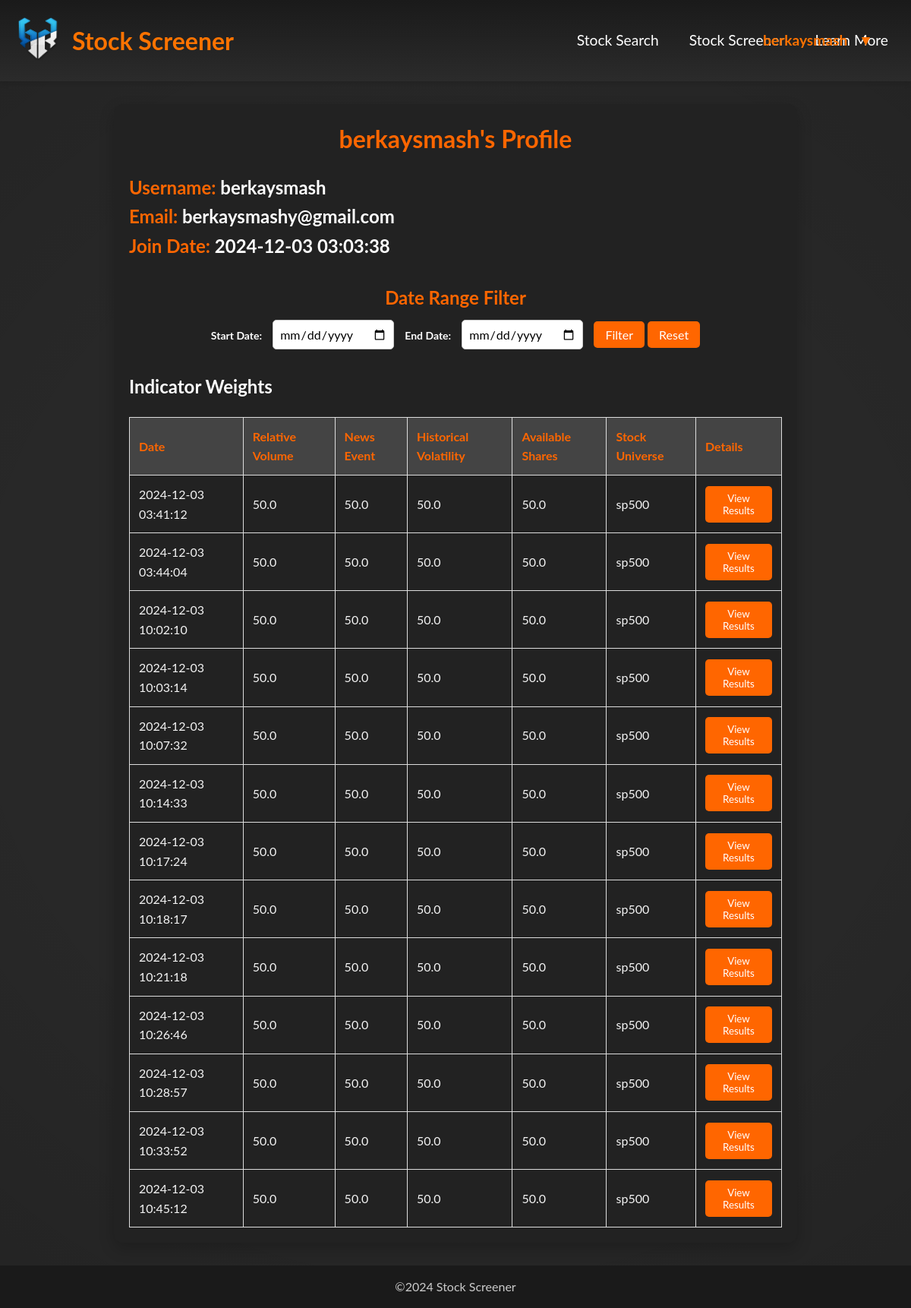
Page /history/ (signed in) on the committed database.
### tables this page shows
CREATE TABLE user (
        id INTEGER PRIMARY KEY AUTOINCREMENT,
        username TEXT NOT NULL UNIQUE,
        email TEXT NOT NULL UNIQUE,
        password TEXT NOT NULL,
        created_at TIMESTAMP DEFAULT CURRENT_TIMESTAMP,
        is_verified INTEGER DEFAULT 0
    );

CREATE TABLE indicator_weights (
        id INTEGER PRIMARY KEY AUTOINCREMENT,
        user_id INTEGER,
        relative_volume REAL,
        news_event REAL,
        price_movement REAL,
        historical_volatility REAL,
        available_shares REAL,
        stock_universe TEXT,
        created_at TIMESTAMP DEFAULT CURRENT_TIMESTAMP,
        FOREIGN KEY(user_id) REFERENCES user(id)
    );

### app.py (the view)
@app.route('/history/')
def history():
    if 'user_id' not in session:
        return "Unauthorized", 403  # Prevent access if not logged in
    data = history_controller.history(session['user_id'])
    return render_template('history.html', user=data['user'], weights_with_results=data['weights_with_results'])

### app.py (called while the page is built)
@app.before_request
def require_login():
    return auth_controller.require_login()

@app.context_processor
def inject_user():
    return auth_controller.inject_user()

### controllers/auth_controller.py (called while the page is built)
    def get_db_connection(self):
        if current_app.config['TESTING']:
            conn = sqlite3.connect(':memory:')
        else:
            conn = sqlite3.connect('database/database.db')
        conn.row_factory = sqlite3.Row
        return conn

    def require_login(self):
        allowed_routes = ['login', 'register', 'forgot_password_method', 'validate_reset_otp_method',
                          'reset_password_method']
        if 'logged_in' not in session and request.endpoint not in allowed_routes:
            return redirect(url_for('login'))

    def inject_user(self):
        if 'user_id' in session:
            conn = self.get_db_connection()
            conn.execute('''CREATE TABLE IF NOT EXISTS user (
                                id INTEGER PRIMARY KEY AUTOINCREMENT,
                                username TEXT NOT NULL,
                                email TEXT NOT NULL,
                                password TEXT NOT NULL
                            )''')
            user = conn.execute('SELECT * FROM user WHERE id = ?', (session['user_id'],)).fetchone()
            conn.close()
            return {'user': dict(user) if user else None}
        return {'user': None}

### controllers/history_controller.py (called while the page is built)
    def get_db_connection(self):
        conn = sqlite3.connect('database/database.db')
        conn.row_factory = sqlite3.Row
        return conn

    def history(self, user_id):
        conn = self.get_db_connection()
        user_data = conn.execute('SELECT * FROM user WHERE id = ?', (user_id,)).fetchone()
        user_data = dict(user_data) if user_data else {}
        weights_data = conn.execute('SELECT * FROM indicator_weights WHERE user_id = ?', (user_id,)).fetchall()
        weights_with_results = []
        for weight in weights_data:
            weight_dict = dict(weight)
            results_data = conn.execute(
                'SELECT * FROM indicator_results WHERE weight_id = ? ORDER BY created_at DESC',
                (weight['id'],)
            ).fetchall()
            results_dict = [dict(result) for result in results_data]
            weights_with_results.append({'weight': weight_dict, 'results': results_dict})
        conn.close()
        return {'user': user_data, 'weights_with_results': weights_with_results}

### templates/history.html (shortened to what this page needs)
<!doctype html>
<html lang="en">
<head>
    <link rel="stylesheet" href="{{ url_for('static', filename='global.css') }}">
    <link rel="stylesheet" href="{{ url_for('static', filename='history.css') }}">
</head>
<body>
<header>
        <nav class="navbar">
            <div class="logo-container">
                <a href="{{ url_for('stock_search') }}"><img src="{{ url_for('static', filename='image/logo.png') }}" alt="Logo" class="logo"></a>
                <a href="{{ url_for('stock_search') }}" class="nav-title">Stock Screener</a>
            </div>
            <div class="menu-container">
                <a href="{{ url_for('stock_search') }}" class="menu-item">Stock Search</a>
                <a href="{{ url_for('index') }}" class="menu-item">Stock Screener</a>
                <a href="{{ url_for('learn_more') }}" class="menu-item">Learn More</a>
            </div>
            {% include 'partials/logout.html' %}
        </nav>
    </header>
    <div class="container">
        <h1>{{ user['username'] }}'s Profile</h1>
        <h2><strong>Username:</strong> {{ user['username'] }}</h2>
        <h2><strong>Email:</strong> {{ user.email }}</h2>
        <h2><strong>Join Date:</strong> {{ user.created_at }}</h2>
        <div class="date-range-filter">
            <h2>Date Range Filter</h2>
            <form method="GET" action="/history_filter" id="date-filter-form">
                <label for="start-date">Start Date:</label>
                <input type="date" id="start-date" name="start_date" required>
                <label for="end-date">End Date:</label>
                <input type="date" id="end-date" name="end_date" required>
                <button type="submit">Filter</button>
                <button type="button" onclick="resetFilter()">Reset</button>
            </form>
        </div>
        <h2>Indicator Weights</h2>
        <table>
            <thead>
                <tr>
                    <th>Date</th>
                    <th>Relative Volume</th>
                    <th>News Event</th>
                    <th>Historical Volatility</th>
                    <th>Available Shares</th>
                    <th>Stock Universe</th>
                    <th>Details</th>
                </tr>
            </thead>
            <tbody>
                {% for item in weights_with_results %}
                <tr>
                    <td>{{ item.weight['created_at'] }}</td>
                    <td>{{ item.weight['relative_volume'] }}</td>
                    <td>{{ item.weight['news_event'] }}</td>
                    <td>{{ item.weight['historical_volatility'] }}</td>
                    <td>{{ item.weight['available_shares'] }}</td>
                    <td>{{ item.weight['stock_universe'] }}</td>
                    <td>
                        <button onclick="showPopup({{ loop.index0 }})">View Results</button>
                    </td>
                </tr>
                {% endfor %}
            </tbody>
        </table>
    </div>
      <footer>
        <div class="footer-social">
            <span>©2024 Stock Screener</span>
        </div>
    </footer>
</body>
</html>

### templates/partials/logout.html (shortened to what this page needs)
    {% if user %}
    <div class="logout-container">
        <div class="user-dropdown">
            <span>{{ user['username'] }}</span>
            <span class="dropdown-icon">▼</span>
        </div>
    </div>
    {% else %}
    <div class="logout-container">
        <a href="/login" class="login-link" style="color: #ff7300; text-decoration: none; font-weight: bold;">Login</a>
    </div>
    {% endif %}

### static/global.css (style rules this page uses)
* { margin: 0; padding: 0; box-sizing: border-box; font-family: "Lato", sans-serif; }
html, body { min-height: 100vh; margin: 0; background-color: #1e1e1e; color: #f4f4f4; line-height: 1.6; display: flex; flex-direction: column; }
body { background-color: #2c2c2c; background-image: radial-gradient(circle, rgba(0, 0, 0, 0.1), rgba(0, 0, 0, 0.1) 60%, rgba(0, 0, 0, 0.2)); }
a { color: #ff7300; text-decoration: none; transition: color 0.3s ease; }
header { background: linear-gradient(to bottom, #1a1a1a, #2b2b2b); box-shadow: 0 4px 6px rgba(0, 0, 0, 0.1); padding: 20px 0; }
.navbar { display: flex; justify-content: space-between; align-items: center; max-width: 1200px; margin: 0 auto; padding: 0 20px; }
.logo-container { display: flex; align-items: center; }
.logo { width: 60px; height: auto; margin-right: 15px; }
.nav-title { color: #ff7300; font-size: 32px; font-weight: 700; }
.logout-container { position: absolute; right: 40px; display: flex; align-items: center; font-size: 1em; color: #333; z-index: 10; }
.user-dropdown { position: relative; display: inline-block; color: #ff7300; cursor: pointer; font-size: 1.2em; font-weight: bold; }
.user-dropdown span { margin-right: 10px; }
.dropdown-icon { font-size: 1em; transform: rotate(0deg); transition: transform 0.3s ease; }
table { width: 100%; border-collapse: collapse; }
table, th, td { border: 1px solid #444; }
th { background-color: #333; color: #ff9800; padding: 10px; }
td { padding: 10px; text-align: left; }
footer { background-color: #1a1a1a; color: #ccc; text-align: center; padding: 15px 0; margin-top: auto; }
.menu-container { display: flex; gap: 20px; }
.menu-container a { font-size: 1.2em; }
.menu-item { color: #ffffff; font-size: 16px; text-decoration: none; padding: 10px; transition: color 0.3s ease; }

### static/history.css (style rules this page uses)
.container { max-width: 900px; margin: 30px auto; padding: 20px; background-color: #222; border-radius: 12px; box-shadow: 0 8px 20px rgba(0, 0, 0, 0.2); }
h1 { color: #ff6600; text-align: center; margin-bottom: 20px; }
h2 { color: #fff; }
h2 strong { color: #ff6600; }
.date-range-filter { text-align: center; margin: 30px 0; }
.date-range-filter h2 { margin: 0; font-size: 24px; color: #ff6600; }
.date-range-filter form { margin-top: 10px; }
.date-range-filter label { color: #fff; font-weight: bold; font-size: 14px; }
.date-range-filter input[type="date"] { padding: 8px; font-size: 16px; margin: 0 10px; border-radius: 5px; border: 1px solid #ccc; }
.date-range-filter button { padding: 8px 15px; font-size: 16px; background-color: #ff6600; color: white; border: none; border-radius: 5px; cursor: pointer; transition: background-color 0.3s; }
table { width: 100%; border-collapse: collapse; margin-top: 20px; }
table, th, td { border: 1px solid #ddd; }
th, td { text-align: left; padding: 12px; }
th { background-color: #444; color: #ff6600; }
button { background-color: #ff6600; color: white; padding: 8px 12px; border: none; border-radius: 5px; cursor: pointer; transition: background-color 0.3s; }

### rows in the picture
user: username "berkaysmash", email "berkaysmashy@gmail.com", created_at "2024-12-03 03:03:38"
indicator_weights: weight.created_at "2024-12-03 03:41:12", weight.relative_volume "50.0", weight.news_event "50.0", weight.historical_volatility "50.0", weight.available_shares "50.0", weight.stock_universe "sp500"
indicator_weights: weight.created_at "2024-12-03 03:44:04", weight.relative_volume "50.0", weight.news_event "50.0", weight.historical_volatility "50.0", weight.available_shares "50.0", weight.stock_universe "sp500"
indicator_weights: weight.created_at "2024-12-03 10:02:10", weight.relative_volume "50.0", weight.news_event "50.0", weight.historical_volatility "50.0", weight.available_shares "50.0", weight.stock_universe "sp500"
indicator_weights: weight.created_at "2024-12-03 10:03:14", weight.relative_volume "50.0", weight.news_event "50.0", weight.historical_volatility "50.0", weight.available_shares "50.0", weight.stock_universe "sp500"
indicator_weights: weight.created_at "2024-12-03 10:07:32", weight.relative_volume "50.0", weight.news_event "50.0", weight.historical_volatility "50.0", weight.available_shares "50.0", weight.stock_universe "sp500"
indicator_weights: weight.created_at "2024-12-03 10:14:33", weight.relative_volume "50.0", weight.news_event "50.0", weight.historical_volatility "50.0", weight.available_shares "50.0", weight.stock_universe "sp500"
indicator_weights: weight.created_at "2024-12-03 10:17:24", weight.relative_volume "50.0", weight.news_event "50.0", weight.historical_volatility "50.0", weight.available_shares "50.0", weight.stock_universe "sp500"
indicator_weights: weight.created_at "2024-12-03 10:18:17", weight.relative_volume "50.0", weight.news_event "50.0", weight.historical_volatility "50.0", weight.available_shares "50.0", weight.stock_universe "sp500"
indicator_weights: weight.created_at "2024-12-03 10:21:18", weight.relative_volume "50.0", weight.news_event "50.0", weight.historical_volatility "50.0", weight.available_shares "50.0", weight.stock_universe "sp500"
indicator_weights: weight.created_at "2024-12-03 10:26:46", weight.relative_volume "50.0", weight.news_event "50.0", weight.historical_volatility "50.0", weight.available_shares "50.0", weight.stock_universe "sp500"
indicator_weights: weight.created_at "2024-12-03 10:28:57", weight.relative_volume "50.0", weight.news_event "50.0", weight.historical_volatility "50.0", weight.available_shares "50.0", weight.stock_universe "sp500"
indicator_weights: weight.created_at "2024-12-03 10:33:52", weight.relative_volume "50.0", weight.news_event "50.0", weight.historical_volatility "50.0", weight.available_shares "50.0", weight.stock_universe "sp500"
indicator_weights: weight.created_at "2024-12-03 10:45:12", weight.relative_volume "50.0", weight.news_event "50.0", weight.historical_volatility "50.0", weight.available_shares "50.0", weight.stock_universe "sp500"
